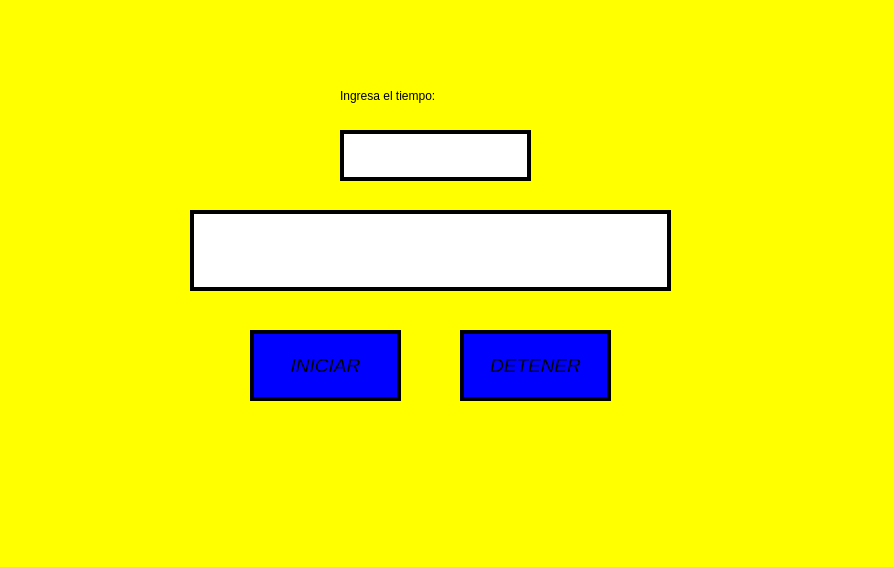
<?xml version="1.0" encoding="UTF-8"?>
<ui version="4.0">
 <class>MainWindow</class>
 <widget class="QMainWindow" name="MainWindow">
  <property name="geometry">
   <rect>
    <x>0</x>
    <y>0</y>
    <width>894</width>
    <height>567</height>
   </rect>
  </property>
  <property name="windowTitle">
   <string>MainWindow</string>
  </property>
  <property name="styleSheet">
   <string notr="true">background: color yellow</string>
  </property>
  <widget class="QWidget" name="centralwidget">
   <widget class="QPushButton" name="btn_iniciar">
    <property name="geometry">
     <rect>
      <x>250</x>
      <y>330</y>
      <width>151</width>
      <height>71</height>
     </rect>
    </property>
    <property name="font">
     <font>
      <family>MS Sans Serif</family>
      <pointsize>14</pointsize>
      <weight>9</weight>
      <italic>true</italic>
      <bold>false</bold>
     </font>
    </property>
    <property name="styleSheet">
     <string notr="true">background:color blue;
font: 75 italic 14pt &quot;MS Sans Serif&quot;;
border: 4px solid black;
border_radius: 25px;</string>
    </property>
    <property name="text">
     <string>INICIAR</string>
    </property>
   </widget>
   <widget class="QPushButton" name="btn_detener">
    <property name="geometry">
     <rect>
      <x>460</x>
      <y>330</y>
      <width>151</width>
      <height>71</height>
     </rect>
    </property>
    <property name="font">
     <font>
      <family>MS Sans Serif</family>
      <pointsize>14</pointsize>
      <weight>9</weight>
      <italic>true</italic>
      <bold>false</bold>
     </font>
    </property>
    <property name="styleSheet">
     <string notr="true">background:color blue;
font: 75 italic 14pt &quot;MS Sans Serif&quot;;
border: 4px solid black;
border_radius: 25px;</string>
    </property>
    <property name="text">
     <string>DETENER</string>
    </property>
   </widget>
   <widget class="QLabel" name="txt_tiempo">
    <property name="geometry">
     <rect>
      <x>190</x>
      <y>210</y>
      <width>481</width>
      <height>81</height>
     </rect>
    </property>
    <property name="font">
     <font>
      <family>MS Sans Serif</family>
      <pointsize>14</pointsize>
      <italic>true</italic>
     </font>
    </property>
    <property name="styleSheet">
     <string notr="true">border: 4px solid black;
background-color: white;
border_radius: 4px;</string>
    </property>
    <property name="text">
     <string/>
    </property>
   </widget>
   <widget class="QLineEdit" name="lineedit_tiempo">
    <property name="geometry">
     <rect>
      <x>340</x>
      <y>130</y>
      <width>191</width>
      <height>51</height>
     </rect>
    </property>
    <property name="font">
     <font>
      <family>MS Sans Serif</family>
      <pointsize>14</pointsize>
      <italic>true</italic>
     </font>
    </property>
    <property name="styleSheet">
     <string notr="true">border: 4px solid black;
background-color: white;
border_radius: 4px;</string>
    </property>
   </widget>
   <widget class="QLabel" name="label">
    <property name="geometry">
     <rect>
      <x>10</x>
      <y>-70</y>
      <width>271</width>
      <height>221</height>
     </rect>
    </property>
    <property name="styleSheet">
     <string notr="true">border-image: url(:/Logos/ingenieria logo.png);</string>
    </property>
    <property name="text">
     <string/>
    </property>
   </widget>
   <widget class="QLabel" name="label_2">
    <property name="geometry">
     <rect>
      <x>650</x>
      <y>0</y>
      <width>221</width>
      <height>101</height>
     </rect>
    </property>
    <property name="styleSheet">
     <string notr="true">border-image: url(:/Logos/uat logo.jpg);</string>
    </property>
    <property name="text">
     <string/>
    </property>
   </widget>
   <widget class="QLabel" name="label_3">
    <property name="geometry">
     <rect>
      <x>690</x>
      <y>350</y>
      <width>191</width>
      <height>161</height>
     </rect>
    </property>
    <property name="styleSheet">
     <string notr="true">border-image: url(:/Logos/logo programador.png);</string>
    </property>
    <property name="text">
     <string/>
    </property>
   </widget>
   <widget class="QLabel" name="label_4">
    <property name="geometry">
     <rect>
      <x>340</x>
      <y>70</y>
      <width>221</width>
      <height>51</height>
     </rect>
    </property>
    <property name="styleSheet">
     <string notr="true">font: 75 italic 15pt &quot;MS Sans Serif&quot;;</string>
    </property>
    <property name="text">
     <string>Ingresa el tiempo:</string>
    </property>
   </widget>
  </widget>
  <widget class="QMenuBar" name="menubar">
   <property name="geometry">
    <rect>
     <x>0</x>
     <y>0</y>
     <width>894</width>
     <height>26</height>
    </rect>
   </property>
  </widget>
  <widget class="QStatusBar" name="statusbar"/>
 </widget>
 <resources>
  <include location="recursos.qrc"/>
 </resources>
 <connections/>
</ui>
